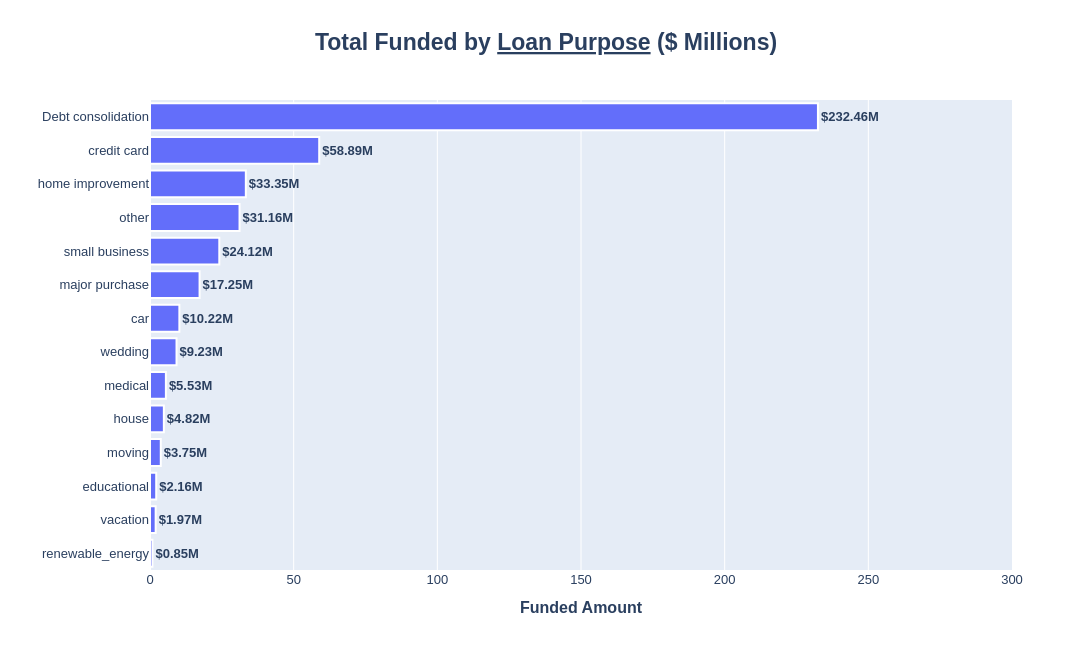

Write notebook code for a chart like this one.
### Markdown cell above
# Loan Purpose by Total Funded Amount

### Code cell
purpose_funding_millions = (df.groupby('purpose')['loan_amount'].sum().sort_values() / 1000000)

fig = px.bar(purpose_funding_millions, y = purpose_funding_millions.index, x = purpose_funding_millions.values.round(2), title = '<b>Total Funded by <u>Loan Purpose</u> ($ Millions)</b>',
       height = 650, width = 1400, text_auto=True)

# update layout
fig.update_layout(
    title_font_size = 23,
    title_x = 0.5,
    font = dict(size = 13, family = 'Arial'),
    xaxis_title = '<b>Funded Amount</b>',
    yaxis_title = '',
    # annotations  = [dict(text = f'Funded Amt: {purpose_funding_millions.values.sum():,})]
)

# update traces
fig.update_traces(
    textposition = 'outside',
    texttemplate = '<b>$%{x:,}M</b>',
    textfont_size = 13,
    textfont_weight = 'bold',
    hovertemplate = '%{y}: $%{x:.0f}M',
    marker = dict(line = dict(color = 'white', width = 2))
)



# update y-axis
fig.update_xaxes(
    range = [0,300]
)



fig.show()

### Figure 1 — Plotly figure (JSON) as saved in the notebook; plotly's stock layout.template omitted (floating-point values rounded to 4 significant figures)
{"data": [{"hovertemplate": "%{y}: $%{x:.0f}M", "legendgroup": "", "marker": {"color": "#636efa", "line": {"color": "white", "width": 2}, "pattern": {"shape": ""}}, "name": "", "orientation": "h", "showlegend": false, "textfont": {"size": 13, "weight": "bold"}, "textposition": "outside", "texttemplate": "<b>$%{x:,}M</b>", "type": "bar", "x": [0.85, 1.97, 2.16, 3.75, 4.82, 5.53, 9.23, 10.22, 17.25, 24.12, 31.16, 33.35, 58.89, 232.5], "xaxis": "x", "y": ["renewable_energy", "vacation", "educational", "moving", "house", "medical", "wedding", "car", "major purchase", "small business", "other", "home improvement", "credit card", "Debt consolidation"], "yaxis": "y"}], "layout": {"barmode": "relative", "font": {"family": "Arial", "size": 13}, "height": 650, "legend": {"tracegroupgap": 0}, "title": {"font": {"size": 23}, "text": "<b>Total Funded by <u>Loan Purpose</u> ($ Millions)</b>", "x": 0.5}, "width": 1400, "xaxis": {"anchor": "y", "domain": [0, 1], "range": [0, 300], "title": {"text": "<b>Funded Amount</b>"}}, "yaxis": {"anchor": "x", "domain": [0, 1], "title": {"text": ""}}}}
